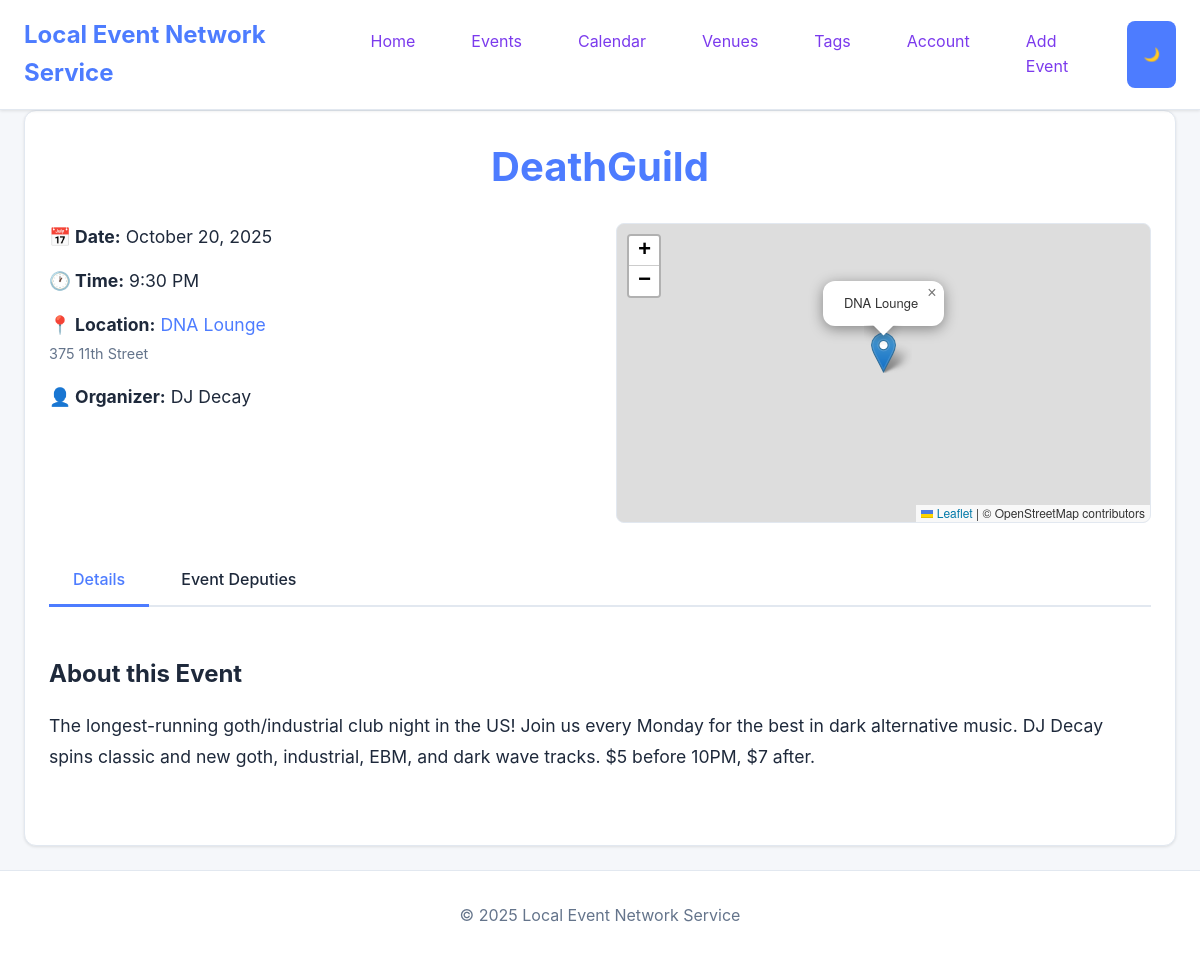
Page /event-info.php?event=DeathGuild on the committed database.
### tables this page shows
CREATE TABLE IF NOT EXISTS events (
    id INT UNSIGNED AUTO_INCREMENT PRIMARY KEY,
    title VARCHAR(255) NOT NULL,
    description TEXT,
    event_date DATE NOT NULL,
    event_time TIME,
    venue_id INT UNSIGNED,
    owner_name VARCHAR(255) NOT NULL,
    deputies TEXT,
    image VARCHAR(255),
    tags TEXT,
    is_recurring BOOLEAN DEFAULT FALSE,
    recurrence_pattern TEXT COMMENT 'JSON field storing recurrence details',
    created_at TIMESTAMP DEFAULT CURRENT_TIMESTAMP,
    FOREIGN KEY (venue_id) REFERENCES venues(id) ON DELETE SET NULL,
    INDEX idx_event_date (event_date),
    INDEX idx_venue (venue_id)
);

CREATE TABLE IF NOT EXISTS venues (
    id INT UNSIGNED AUTO_INCREMENT PRIMARY KEY,
    name VARCHAR(255) NOT NULL,
    description TEXT,
    address VARCHAR(255),
    city VARCHAR(100),
    state VARCHAR(50),
    zip_code VARCHAR(20),
    owner_name VARCHAR(255) NOT NULL,
    deputies TEXT,
    image VARCHAR(255),
    open_times TEXT,
    tags TEXT,
    is_private BOOLEAN DEFAULT FALSE COMMENT 'Private venues are custom addresses created by users',
    is_public BOOLEAN DEFAULT TRUE COMMENT 'Can be toggled by venue owner to make venue public',
    created_at TIMESTAMP DEFAULT CURRENT_TIMESTAMP,
    INDEX idx_name (name)
);

### includes/helpers.php (called while the page is built, shortened)
<?php
function e(?string $value): string
{
    return htmlspecialchars($value ?? '', ENT_QUOTES, 'UTF-8');
}
function format_date(?string $date): string
{
    $timestamp = strtotime($date);
    return $timestamp ? date('F j, Y', $timestamp) : e($date);
}
function format_time(?string $time): string
{
    $timestamp = strtotime($time);
    return $timestamp ? date('g:i A', $timestamp) : e($time);
}

### includes/managers/EventManager.php (called while the page is built, shortened)
<?php
class EventManager
{
    public function all(): array
    {
        $stmt = $this->db->query(
            'SELECT e.*, v.name AS venue_name
             FROM events e
             LEFT JOIN venues v ON e.venue_id = v.id
             ORDER BY e.event_date ASC, e.event_time ASC'
        );
        $events = $stmt->fetchAll(PDO::FETCH_ASSOC);
        $eventIds = array_map(static fn (array $event): int => (int) $event['id'], $events);
        $calendarEntries = $this->fetchCalendarEntries($eventIds);
        $shares = $this->fetchStringRelations('event_shares', 'event_id', 'shared_with', $eventIds);
        return array_map(function (array $event) use ($calendarEntries, $shares): array {
            $id = (int) $event['id'];
            $deputies = json_decode($event['deputies'] ?? '[]', true) ?: [];
            $tags = json_decode($event['tags'] ?? '[]', true) ?: [];
            return [
                'id' => $id,
                'title' => $event['title'],
                'description' => $event['description'],
                'event_date' => $event['event_date'],
                'start_time' => $event['event_time'],
                'venue_id' => $event['venue_id'],
                'venue_name' => $event['venue_name'],
                'owner' => $event['owner_name'],
                'deputies' => $deputies,
                'image' => $event['image'],
                'tags' => $tags,
                'calendar_entries' => $calendarEntries[$id] ?? [],
                'shared_with' => $shares[$id] ?? [],
                'created_at' => $event['created_at'],
            ];
        }, $events);
    }
    private function fetchStringRelations(string $table, string $keyColumn, string $valueColumn, array $ids): array
    {
        $placeholders = implode(',', array_fill(0, count($ids), '?'));
        $stmt = $this->db->prepare(
            sprintf('SELECT %s, %s FROM %s WHERE %s IN (%s)', $keyColumn, $valueColumn, $table, $keyColumn, $placeholders)
        );
        $stmt->execute(array_values($ids));
        $result = [];
        return $result;
    }
    private function fetchCalendarEntries(array $ids): array
    {
        $placeholders = implode(',', array_fill(0, count($ids), '?'));
        $stmt = $this->db->prepare(
            sprintf('SELECT id, event_id, name, added_at FROM event_calendar_entries WHERE event_id IN (%s) ORDER BY added_at ASC', $placeholders)
        );
        $stmt->execute(array_values($ids));
        $result = [];
        return $result;
    }
}

### includes/managers/VenueManager.php (called while the page is built, shortened)
<?php
class VenueManager
{
    private function hasColumn(string $table, string $column): bool
    {
        static $cache = [];
        $table = trim($table);
        $column = trim($column);
        if (!isset($cache[$table])) {
            $stmt = $this->db->query(sprintf('SHOW COLUMNS FROM `%s`', str_replace('`', '``', $table)));
            $cols = $stmt->fetchAll(PDO::FETCH_ASSOC) ?: [];
            $cache[$table] = array_map(static fn(array $c) => $c['Field'] ?? '', $cols);
        }
        return in_array($column, $cache[$table], true);
    }
    public function findById(int $venueId): ?array
    {
        $stmt = $this->db->prepare('SELECT * FROM venues WHERE id = :id');
        $stmt->execute([':id' => $venueId]);
        $venue = $stmt->fetch(PDO::FETCH_ASSOC);
        $deputies = json_decode($venue['deputies'] ?? '[]', true) ?: [];
        $hasTags = $this->hasColumn('venues', 'tags');
        $hasOpenTimes = $this->hasColumn('venues', 'open_times');
        $hasIsPrivate = $this->hasColumn('venues', 'is_private');
        $hasIsPublic = $this->hasColumn('venues', 'is_public');
        return [
            'id' => (int) $venue['id'],
            'name' => $venue['name'],
            'address' => $venue['address'],
            'city' => $venue['city'],
            'state' => $venue['state'],
            'zip_code' => $venue['zip_code'],
            'description' => $venue['description'],
            'owner' => $venue['owner_name'],
            'deputies' => $deputies,
            'image' => $venue['image'],
            'open_times' => $hasOpenTimes ? ($venue['open_times'] ?? null) : null,
            'is_private' => $hasIsPrivate ? (bool)($venue['is_private'] ?? false) : false,
            'is_public' => $hasIsPublic ? (bool)($venue['is_public'] ?? true) : true,
            'tags' => $hasTags ? (json_decode($venue['tags'] ?? '[]', true) ?: []) : [],
            'created_at' => $venue['created_at'],
        ];
    }
}

### public/event-info.php (the view, shortened to what this page needs)
<?php
require __DIR__ . '/../includes/helpers.php';
require __DIR__ . '/../includes/managers/EventManager.php';
require __DIR__ . '/../includes/managers/VenueManager.php';
$siteName = SITE_NAME;
$uploadDir = defined('UPLOAD_DIR') ? rtrim((string) UPLOAD_DIR, '/') : __DIR__ . '/uploads';
$pdo = Database::connect();
$eventManager = new EventManager($pdo, $uploadDir);
$venueManager = new VenueManager($pdo, $uploadDir);
$eventTitle = $_GET['event'] ?? '';
$activeTab = $_GET['tab'] ?? 'details';
$event = null;
$venue = null;
if ($eventTitle) {
    $allEvents = $eventManager->all();
    foreach ($allEvents as $e) {
        if ($e['title'] === $eventTitle) {
            $event = $e;
            break;
        }
    }
}
if ($event && !empty($event['venue_id'])) {
    $venue = $venueManager->findById((int) $event['venue_id']);
}
?>
<!DOCTYPE html>
<html lang="en">
<head>
    <link rel="stylesheet" href="css/style.css">
    <link rel="stylesheet" href="css/event-info.css">
    <link rel="stylesheet" href="https://unpkg.com/leaflet@1.9.4/dist/leaflet.css"/>
</head>
<body data-theme="light">
    <header>
        <div class="container">
            <h1><a href="index.php"><?= e($siteName) ?></a></h1>
            <nav>
                <a href="calendar-home.php">Home</a>
                <a href="event-list.php">Events</a>
                <a href="calendar-7x5.php">Calendar</a>
                <a href="venue-info.php">Venues</a>
                <a href="tags.php">Tags</a>
                <a href="account.php">Account</a>
                <a href="add-event.php">Add Event</a>
                <button class="theme-toggle" onclick="toggleTheme()" style="background: var(--primary-color); color: white; border: none; padding: 0.5rem 1rem; border-radius: 0.5rem; cursor: pointer;">
                    <span id="theme-icon">🌙</span>
                </button>
            </nav>
        </div>
    </header>
    <main class="container">
        <section class="card">
            <div class="event-info-header">
                <div class="event-info-main">
                    <h1 class="event-name"><?= e($event['title']) ?></h1>
                    <div class="event-details-grid">
                        <div class="event-meta-info">
                            <div class="event-info-item">
                                <strong>📅 Date:</strong> <?= format_date($event['event_date']) ?>
                            </div>
                            <?php if (!empty($event['start_time'])): ?>
                                <div class="event-info-item">
                                    <strong>🕐 Time:</strong> <?= format_time($event['start_time']) ?>
                                </div>
                            <?php endif; ?>
                            <?php if ($venue): ?>
                                <div class="event-info-item">
                                    <strong>📍 Location:</strong>
                                    <a href="venue-detail.php?venue=<?= urlencode($venue['name']) ?>">
                                        <?= e($venue['name']) ?>
                                    </a>
                                    <?php if (!empty($venue['address'])): ?>
                                        <br><span class="venue-address"><?= e($venue['address']) ?></span>
                                    <?php endif; ?>
                                </div>
                            <?php endif; ?>
                            <div class="event-info-item">
                                <strong>👤 Organizer:</strong> <?= e($event['owner']) ?>
                            </div>
                        </div>
                        <?php if ($venue && !empty($venue['address'])): ?>
                            <div class="event-map-container">
                                <div id="event-map" class="event-map"></div>
                            </div>
                        <?php endif; ?>
                    </div>
                </div>
            </div>
            <div class="event-submenu">
                <a href="?event=<?= urlencode($eventTitle) ?>&tab=details" class="submenu-item <?= $activeTab === 'details' ? 'active' : '' ?>">
                    Details
                </a>
                <a href="?event=<?= urlencode($eventTitle) ?>&tab=deputies" class="submenu-item <?= $activeTab === 'deputies' ? 'active' : '' ?>">
                    Event Deputies
                </a>
            </div>
            <?php if ($activeTab === 'details'): ?>
                <div class="event-content">
                    <?php if (!empty($event['description'])): ?>
                        <div class="event-description">
                            <h3>About this Event</h3>
                            <p><?= nl2br(e($event['description'])) ?></p>
                        </div>
                    <?php endif; ?>
                </div>
            <?php endif; ?>
        </section>
    </main>
    <footer>
        <div class="container">
            <p>&copy; <?= date('Y') ?> <?= e($siteName) ?></p>
        </div>
    </footer>
</body>
</html>

### public/css/style.css (style rules this page uses)
:root { --primary-color: #4d7cff; --primary-hover: #3b5bdb; --secondary-color: #7b3aed; --success-color: #10b981; --error-color: #ef4444; --bg-color: #f5f7fa; --card-bg: #ffffff; --text-color: #1e293b; --text-subtle: #64748b; --border-color: #e2e8f0; --shadow: 0 1px 3px rgba(0, 0, 0, 0.1); --shadow-md: 0 4px 6px rgba(0, 0, 0, 0.1); --tag-bg: #4d7cff; --tag-text: #ffffff; }
[data-theme="light"] { --primary-color: #4d7cff; --primary-hover: #3b5bdb; --secondary-color: #7b3aed; --success-color: #10b981; --error-color: #ef4444; --bg-color: #f5f7fa; --card-bg: #ffffff; --text-color: #1e293b; --text-subtle: #64748b; --border-color: #e2e8f0; --shadow: 0 1px 3px rgba(0, 0, 0, 0.1); --shadow-md: 0 4px 6px rgba(0, 0, 0, 0.1); --tag-bg: #4d7cff; --tag-text: #ffffff; }
* { margin: 0; padding: 0; box-sizing: border-box; }
body { font-family: -apple-system, BlinkMacSystemFont, 'Segoe UI', Roboto, Oxygen, Ubuntu, Cantarell, sans-serif; line-height: 1.6; color: var(--text-color); background: var(--bg-color); }
.container { max-width: 1200px; margin: 0 auto; padding: 0 1.5rem; }
header { background: var(--card-bg); border-bottom: 1px solid var(--border-color); box-shadow: var(--shadow); position: sticky; top: 0; z-index: 100; }
header .container { display: flex; justify-content: space-between; align-items: center; padding: 1rem 1.5rem; }
header h1 { font-size: 1.5rem; }
header h1 a { color: var(--primary-color); text-decoration: none; }
nav { display: flex; gap: 1.5rem; }
nav a { color: var(--secondary-color); text-decoration: none; padding: 0.5rem 1rem; border-radius: 0.5rem; transition: all 0.2s; }
main { padding: 2rem 1.5rem; min-height: calc(100vh - 180px); }
footer { background: var(--card-bg); border-top: 1px solid var(--border-color); padding: 2rem 1.5rem; text-align: center; color: var(--text-subtle); }
.card { background: var(--card-bg); border-radius: 0.75rem; padding: 1.5rem; margin-bottom: 1.5rem; box-shadow: var(--shadow); border: 1px solid var(--border-color); }
.card h2, .card h3 { margin-bottom: 1rem; color: var(--text-color); }
.card h3 { font-size: 1.25rem; }

### public/css/event-info.css (style rules this page uses)
.event-info-header { margin-bottom: 2rem; }
.event-name { text-align: center; font-size: 2.5rem; font-weight: bold; margin-bottom: 1.5rem; color: var(--primary-color); }
.event-details-grid { display: grid; grid-template-columns: 1fr; gap: 2rem; margin-top: 1rem; }
@media (min-width: 768px) { .event-details-grid { grid-template-columns: 1fr 1fr; } }
.event-meta-info { display: flex; flex-direction: column; gap: 1rem; }
.event-info-item { font-size: 1.1rem; line-height: 1.6; }
.event-info-item a { color: var(--primary-color); text-decoration: none; }
.venue-address { color: var(--text-subtle); font-size: 0.9rem; }
.event-map-container { display: flex; align-items: center; justify-content: center; }
.event-map { width: 100%; height: 300px; border: 1px solid var(--border-color); border-radius: 8px; }
.event-submenu { display: flex; gap: 0.5rem; border-bottom: 2px solid var(--border-color); margin-bottom: 2rem; }
.submenu-item { padding: 0.75rem 1.5rem; text-decoration: none; color: var(--text-secondary); border-bottom: 3px solid transparent; margin-bottom: -2px; transition: all 0.2s ease; font-weight: 500; }
.submenu-item.active { color: var(--primary-color); border-bottom-color: var(--primary-color); }
.event-content { padding: 1rem 0; }
.event-description { margin-bottom: 2rem; }
.event-description h3 { font-size: 1.5rem; margin-bottom: 1rem; }
.event-description p { font-size: 1.1rem; line-height: 1.8; color: var(--text-secondary); }

### rows in the picture
events: title "DeathGuild", event_date "October 20, 2025", event_time "9:30 PM", owner_name "DJ Decay", description "The longest-running goth/industrial club night in the US! Join us every Monday for the best in dark alternative music. DJ Decay spins classic and new goth, industrial, EBM, and dark wave tracks. $5 before 10PM, $7 after."
venues: name "DNA Lounge", address "375 11th Street"

### other values in the picture
$siteName "Local Event Network Service"
